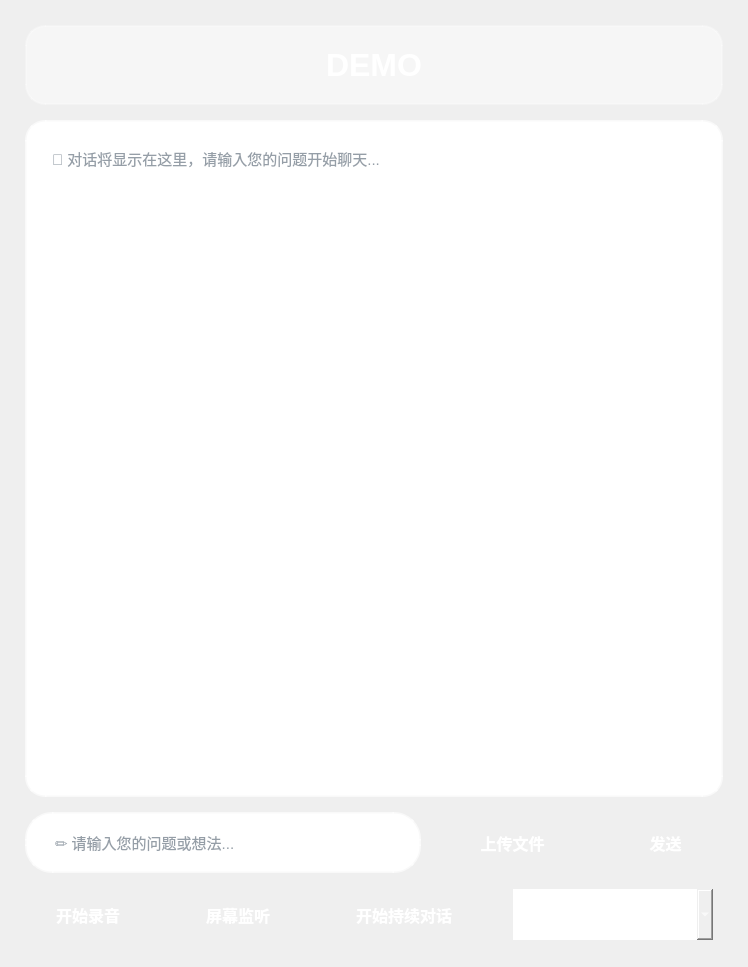
<?xml version="1.0" encoding="UTF-8"?>
<ui version="4.0">
 <class>ChatWidget</class>
 <widget class="QWidget" name="ChatWidget">
  <property name="geometry">
   <rect>
    <x>0</x>
    <y>0</y>
    <width>748</width>
    <height>967</height>
   </rect>
  </property>
  <property name="minimumSize">
   <size>
    <width>600</width>
    <height>700</height>
   </size>
  </property>
  <property name="windowTitle">
   <string>我也不知道起什么名字</string>
  </property>
  <property name="styleSheet">
   <string notr="true">QWidget#ChatWidget {
    background: qlineargradient(x1: 0, y1: 0, x2: 1, y2: 1,
                                 stop: 0 #ffcfd9, stop: 0.8 #eb97a9ff);
    font-family: &quot;Microsoft YaHei&quot;, &quot;Segoe UI&quot;, sans-serif;
    border-radius: 20px;
}</string>
  </property>
  <layout class="QVBoxLayout" name="verticalLayout">
   <property name="spacing">
    <number>15</number>
   </property>
   <property name="leftMargin">
    <number>25</number>
   </property>
   <property name="topMargin">
    <number>25</number>
   </property>
   <property name="rightMargin">
    <number>25</number>
   </property>
   <property name="bottomMargin">
    <number>25</number>
   </property>
   <item>
    <widget class="QLabel" name="titleLabel">
     <property name="styleSheet">
      <string notr="true">QLabel {
    color: white;
    font-size: 32px;
    font-weight: bold;
    padding: 20px;
    background: rgba(255, 255, 255, 0.45);
    border-radius: 20px;
    border: 2px solid rgba(255, 255, 255, 0.25);
}</string>
     </property>
     <property name="text">
      <string>DEMO</string>
     </property>
     <property name="alignment">
      <set>Qt::AlignmentFlag::AlignCenter</set>
     </property>
    </widget>
   </item>
   <item>
    <widget class="QTextEdit" name="chatDisplay">
     <property name="styleSheet">
      <string notr="true">QTextEdit {
    background: rgba(255, 255, 255, 0.98);
    border: 3px solid rgba(255, 255, 255, 0.6);
    border-radius: 20px;
    padding: 20px;
    font-size: 15px;
    color: #2c3e50;
    selection-background-color: #7b83a5ff;
}

QTextEdit:focus {
    border: 3px solid rgba(102, 126, 234, 0.8);
}

QScrollBar:vertical {
    background: rgba(255, 255, 255, 0.4);
    width: 14px;
    border-radius: 7px;
}

QScrollBar::handle:vertical {
    background: rgba(102, 126, 234, 0.7);
    border-radius: 7px;
    min-height: 30px;
}

QScrollBar::handle:vertical:hover {
    background: rgba(102, 126, 234, 0.9);
}

QScrollBar::add-line:vertical, QScrollBar::sub-line:vertical {
    border: none;
    background: none;
}</string>
     </property>
     <property name="readOnly">
      <bool>true</bool>
     </property>
     <property name="placeholderText">
      <string>💭 对话将显示在这里，请输入您的问题开始聊天...</string>
     </property>
    </widget>
   </item>
   <item>
    <layout class="QHBoxLayout" name="inputLayout" stretch="10,4,3">
     <property name="spacing">
      <number>12</number>
     </property>
     <item>
      <widget class="QLineEdit" name="inputField">
       <property name="minimumSize">
        <size>
         <width>0</width>
         <height>61</height>
        </size>
       </property>
       <property name="styleSheet">
        <string notr="true">QLineEdit {
    background: rgba(255, 255, 255, 0.98);
    border: 3px solid rgba(255, 255, 255, 0.6);
    border-radius: 27px;
    padding: 0px 25px;
    font-size: 15px;
    color: #2c3e50;
    selection-background-color: #667eea;
    min-height: 55px;  /* 添加最小高度 */
}

QLineEdit:focus {
    border: 3px solid rgba(102, 126, 234, 0.9);
}

QLineEdit::placeholder {
    color: #95a5a6;
    font-style: italic;
}</string>
       </property>
       <property name="placeholderText">
        <string>✏️ 请输入您的问题或想法...</string>
       </property>
      </widget>
     </item>
     <item>
      <widget class="QPushButton" name="snedFileButton">
       <property name="enabled">
        <bool>true</bool>
       </property>
       <property name="sizePolicy">
        <sizepolicy hsizetype="Minimum" vsizetype="Minimum">
         <horstretch>0</horstretch>
         <verstretch>0</verstretch>
        </sizepolicy>
       </property>
       <property name="minimumSize">
        <size>
         <width>40</width>
         <height>40</height>
        </size>
       </property>
       <property name="styleSheet">
        <string notr="true">QPushButton {
    background: qlineargradient(x1: 0, y1: 0, x2: 1, y2: 1,
                                stop: 0 #ffcfd9, stop: 0.8 #a1868cff);
    color: white;
    border: none;
    border-radius: 27px;
    font-size: 16px;
    font-weight: bold;
    padding: 15px 25px;
}

QPushButton:hover {
    background: qlineargradient(x1: 0, y1: 0, x2: 0, y2: 1,
                                stop: 0 #5a6fd8, stop: 0.8 #6a4190);
}

QPushButton:pressed {
    background: qlineargradient(x1: 0, y1: 0, x2: 0, y2: 1,
                                stop: 0 #4c5bc0, stop: 0.8 #5a3578);
}

QPushButton:disabled {
    background: #bdc3c7;
    color: #7f8c8d;
}</string>
       </property>
       <property name="text">
        <string>上传文件</string>
       </property>
      </widget>
     </item>
     <item>
      <widget class="QPushButton" name="sendButton">
       <property name="sizePolicy">
        <sizepolicy hsizetype="Minimum" vsizetype="Fixed">
         <horstretch>2</horstretch>
         <verstretch>0</verstretch>
        </sizepolicy>
       </property>
       <property name="minimumSize">
        <size>
         <width>50</width>
         <height>50</height>
        </size>
       </property>
       <property name="maximumSize">
        <size>
         <width>120</width>
         <height>55</height>
        </size>
       </property>
       <property name="styleSheet">
        <string notr="true">QPushButton {
    background: qlineargradient(x1: 0, y1: 0, x2: 1, y2: 1,
                                stop: 0 #ffcfd9, stop: 0.8 #a1868cff);
    color: white;
    border: none;
    border-radius: 27px;
    font-size: 16px;
    font-weight: bold;
    padding: 15px 25px;
}

QPushButton:hover {
    background: qlineargradient(x1: 0, y1: 0, x2: 0, y2: 1,
                                stop: 0 #5a6fd8, stop: 0.8 #6a4190);
}

QPushButton:pressed {
    background: qlineargradient(x1: 0, y1: 0, x2: 0, y2: 1,
                                stop: 0 #4c5bc0, stop: 0.8 #5a3578);
}

QPushButton:disabled {
    background: #bdc3c7;
    color: #7f8c8d;
}</string>
       </property>
       <property name="text">
        <string> 发送</string>
       </property>
      </widget>
     </item>
    </layout>
   </item>
   <item>
    <layout class="QHBoxLayout" name="horizontalLayout" stretch="0,0,1,0">
     <property name="spacing">
      <number>30</number>
     </property>
     <item>
      <widget class="QPushButton" name="audioButton">
       <property name="sizePolicy">
        <sizepolicy hsizetype="Fixed" vsizetype="Minimum">
         <horstretch>0</horstretch>
         <verstretch>0</verstretch>
        </sizepolicy>
       </property>
       <property name="styleSheet">
        <string notr="true">QPushButton {
    background: qlineargradient(x1: 0, y1: 0, x2: 1, y2: 1,
                                stop: 0 #ffcfd9, stop: 0.8 #a1868cff);
    color: white;
    border: none;
    border-radius: 27px;
    font-size: 16px;
    font-weight: bold;
    padding: 15px 25px;
}

QPushButton:hover {
    background: qlineargradient(x1: 0, y1: 0, x2: 0, y2: 1,
                                stop: 0 #5a6fd8, stop: 0.8 #6a4190);
}

QPushButton:pressed {
    background: qlineargradient(x1: 0, y1: 0, x2: 0, y2: 1,
                                stop: 0 #4c5bc0, stop: 0.8 #5a3578);
}

QPushButton:disabled {
    background: #bdc3c7;
    color: #7f8c8d;
}</string>
       </property>
       <property name="text">
        <string>开始录音</string>
       </property>
      </widget>
     </item>
     <item>
      <widget class="QPushButton" name="gameButton">
       <property name="sizePolicy">
        <sizepolicy hsizetype="Fixed" vsizetype="Fixed">
         <horstretch>0</horstretch>
         <verstretch>0</verstretch>
        </sizepolicy>
       </property>
       <property name="styleSheet">
        <string notr="true">QPushButton {
    background: qlineargradient(x1: 0, y1: 0, x2: 1, y2: 1,
                                stop: 0 #ffcfd9, stop: 0.8 #a1868cff);
    color: white;
    border: none;
    border-radius: 27px;
    font-size: 16px;
    font-weight: bold;
    padding: 15px 25px;
}

QPushButton:hover {
    background: qlineargradient(x1: 0, y1: 0, x2: 0, y2: 1,
                                stop: 0 #5a6fd8, stop: 0.8 #6a4190);
}

QPushButton:pressed {
    background: qlineargradient(x1: 0, y1: 0, x2: 0, y2: 1,
                                stop: 0 #4c5bc0, stop: 0.8 #5a3578);
}

QPushButton:disabled {
    background: #bdc3c7;
    color: #7f8c8d;
}</string>
       </property>
       <property name="text">
        <string>屏幕监听</string>
       </property>
      </widget>
     </item>
     <item>
      <widget class="QPushButton" name="chatButton">
       <property name="sizePolicy">
        <sizepolicy hsizetype="Fixed" vsizetype="Minimum">
         <horstretch>0</horstretch>
         <verstretch>0</verstretch>
        </sizepolicy>
       </property>
       <property name="styleSheet">
        <string notr="true">QPushButton {
    background: qlineargradient(x1: 0, y1: 0, x2: 1, y2: 1,
                                stop: 0 #ffcfd9, stop: 0.8 #a1868cff);
    color: white;
    border: none;
    border-radius: 27px;
    font-size: 16px;
    font-weight: bold;
    padding: 15px 25px;
}

QPushButton:hover {
    background: qlineargradient(x1: 0, y1: 0, x2: 0, y2: 1,
                                stop: 0 #5a6fd8, stop: 0.8 #6a4190);
}

QPushButton:pressed {
    background: qlineargradient(x1: 0, y1: 0, x2: 0, y2: 1,
                                stop: 0 #4c5bc0, stop: 0.8 #5a3578);
}

QPushButton:disabled {
    background: #bdc3c7;
    color: #7f8c8d;
}</string>
       </property>
       <property name="text">
        <string>开始持续对话</string>
       </property>
      </widget>
     </item>
     <item>
      <widget class="QComboBox" name="languageBox">
       <property name="enabled">
        <bool>true</bool>
       </property>
       <property name="sizePolicy">
        <sizepolicy hsizetype="Fixed" vsizetype="Fixed">
         <horstretch>0</horstretch>
         <verstretch>0</verstretch>
        </sizepolicy>
       </property>
       <property name="minimumSize">
        <size>
         <width>200</width>
         <height>0</height>
        </size>
       </property>
       <property name="styleSheet">
        <string notr="true">QComboBox {
     background: qlineargradient(x1: 0, y1: 0, x2: 1, y2: 1,
                                stop: 0 #ffcfd9, stop: 0.8 #a1868cff);
    color: white;
    border: none;
    border-radius: 27px;
    font-size: 16px;
    font-weight: bold;
    padding: 15px 25px;
}

QComboBox:hover {
    background: qlineargradient(x1: 0, y1: 0, x2: 0, y2: 1,
                                stop: 0 #5a6fd8, stop: 0.8 #6a4190);
}

QComboBox:pressed {
    background: qlineargradient(x1: 0, y1: 0, x2: 0, y2: 1,
                                stop: 0 #4c5bc0, stop: 0.8 #5a3578);
}

QComboBox:disabled {
    background: #bdc3c7;
    color: #7f8c8d;
}
</string>
       </property>
       <property name="placeholderText">
        <string>选择生成语音语言</string>
       </property>
       <item>
        <property name="text">
         <string>中文</string>
        </property>
       </item>
       <item>
        <property name="text">
         <string>日文</string>
        </property>
       </item>
       <item>
        <property name="text">
         <string>英文</string>
        </property>
       </item>
      </widget>
     </item>
    </layout>
   </item>
  </layout>
 </widget>
 <resources/>
 <connections/>
</ui>
